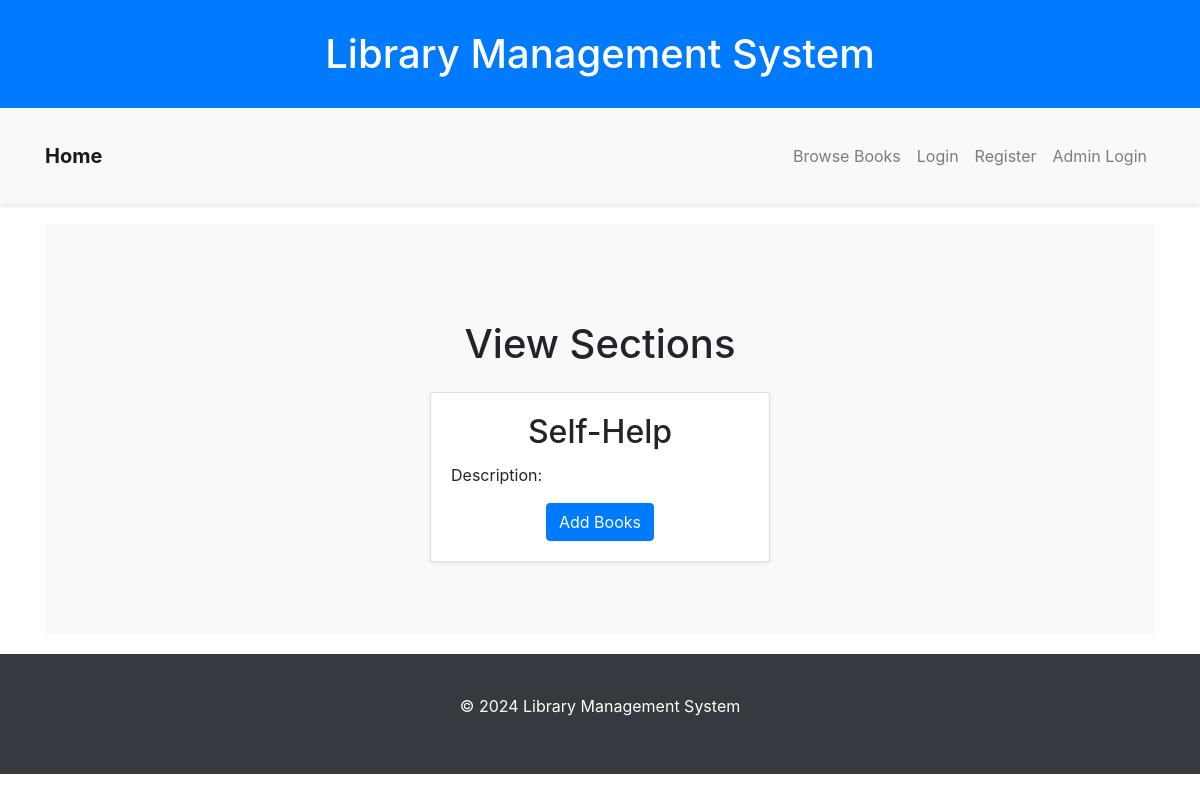
Before: /view_section with the older database file.
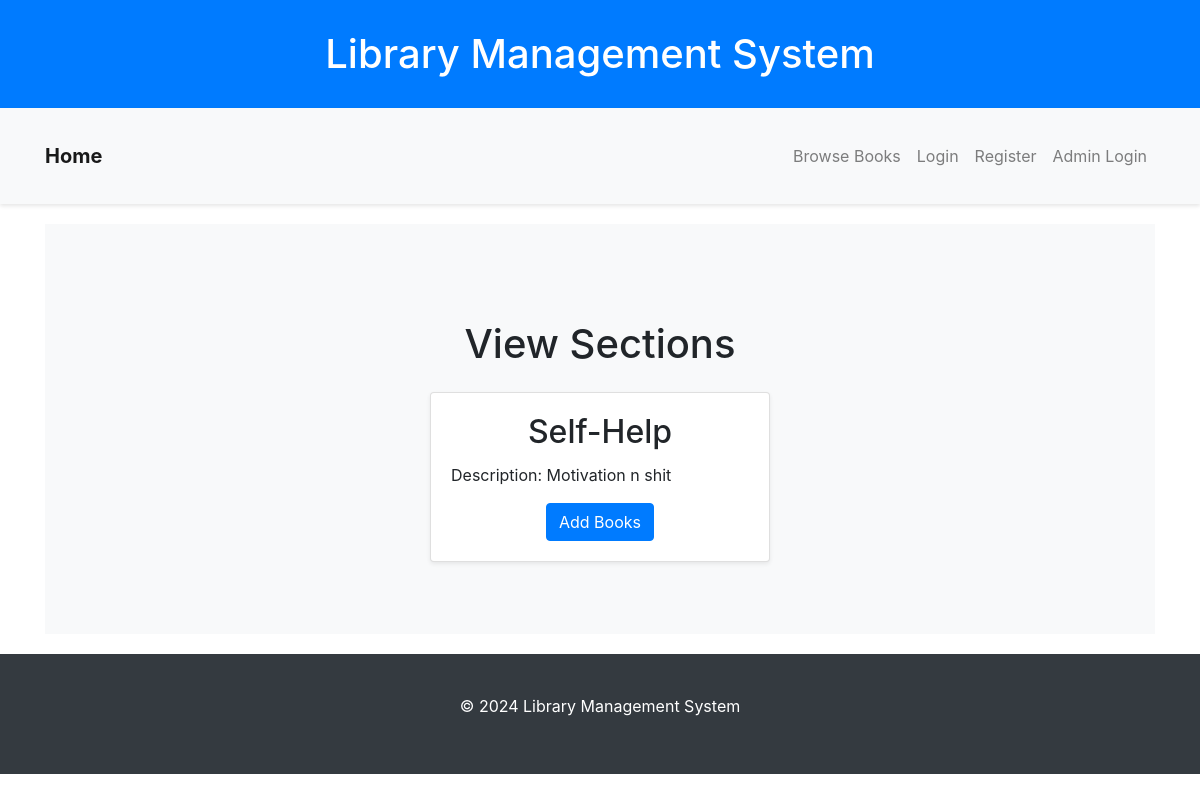
After: the same page with the newer database file.
### appdev_project/models.py (models this page shows, shortened)
class Section(db.Model):
    __tablename__ = "Section"
    id = db.Column(db.Integer, primary_key=True)
    name = db.Column(db.String(100), nullable=False)
    date_created = db.Column(db.DateTime, nullable=False, default=datetime.utcnow)
    description = db.Column(db.Text, nullable=True)

### appdev_project/routes.py (the view)
@app.route("/view_section", methods=["GET", "POST"])
def view_section():
    section = Section.query.all()
    return render_template("view_section.html", Section=section)

### appdev_project/templates/view_section.html
{% extends "layout.html" %}
{% block content %}
<div class="container-fluid bg-light py-5">
    <h1 class="mt-5 mb-4 text-center">View Sections</h1>
    <div class="row justify-content-center">
        {% for section in Section %}
        <div class="col-md-4">
            <div class="card mb-4 shadow-sm">
                <div class="card-body">
                    <h2 class="card-title text-center">{{ section.name }}</h2>
                    <p class="card-text">Description: {{ section.description }}</p>
                    <div class="text-center">
                        <a href="{{ url_for('add_books', section_id=section.id) }}" class="btn btn-primary">Add Books</a>
                    </div>
                </div>
            </div>
        </div>
        {% endfor %}
    </div>
</div>
{% endblock %}

Changed rows visible on the page:
changed Section "Self-Help": description (not shown) → "Motivation n shit"
